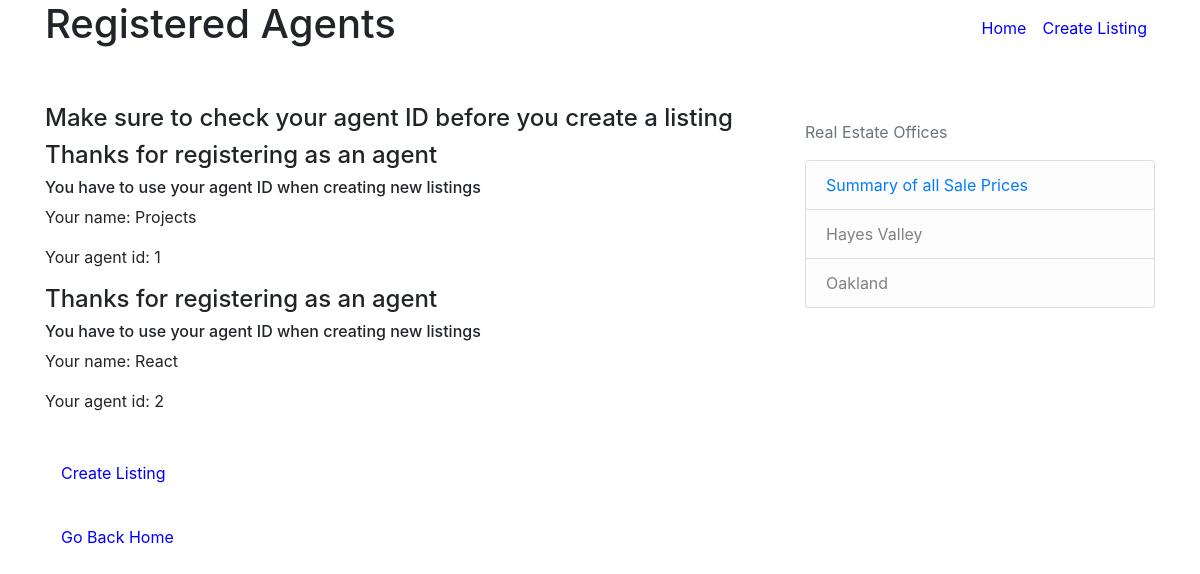
The app's page /registered_agents with its own data.
### real_estate/models.py (models this page shows, shortened)
class Agent(db.Model):
    id = db.Column(db.Integer, primary_key=True)
    name = db.Column(db.String(100), nullable=False)
    listings = db.relationship('Listing', backref='agent', lazy=True)

### real_estate/routes.py (the view)
@app.route("/registered_agents")
def registered_agents():
    agents = Agent.query.all()
    return render_template('registered_agents.html', title='Registered Agents', agents=agents)

### real_estate/templates/registered_agents.html
{% extends "layout.html" %}
{% block navigation%}
<a class="nav-item nav-link" href="{{ url_for('home') }}" style="color:blue">Home</a>
<a class="nav-item nav-link" href="{{ url_for('new_listing') }}" style="color:blue">Create Listing</a>
{% endblock navigation %}
{% block content %}
    <h1>Registered Agents</h1>
    <br>
    <br>
    <h4>Make sure to check your agent ID before you create a listing</h4>
    {% for agent in agents %}
    <h4>Thanks for registering as an agent</h4>
    <h6>You have to use your agent ID when creating new listings</h6>
    <p>Your name: {{ agent.name }}</p>
    <p>Your agent id: {{ agent.id }}</p>
    {% endfor %}
    <br>
    <a class="nav-item nav-link" href="{{ url_for('new_listing') }}" style="color:blue">Create Listing</a>
    <br>
    <a class="nav-item nav-link" href="{{ url_for('home') }}" style="color:blue">Go Back Home</a>
{% endblock content %}

### records on screen
Agent: name "Projects", id "1"
Agent: name "React", id "2"
